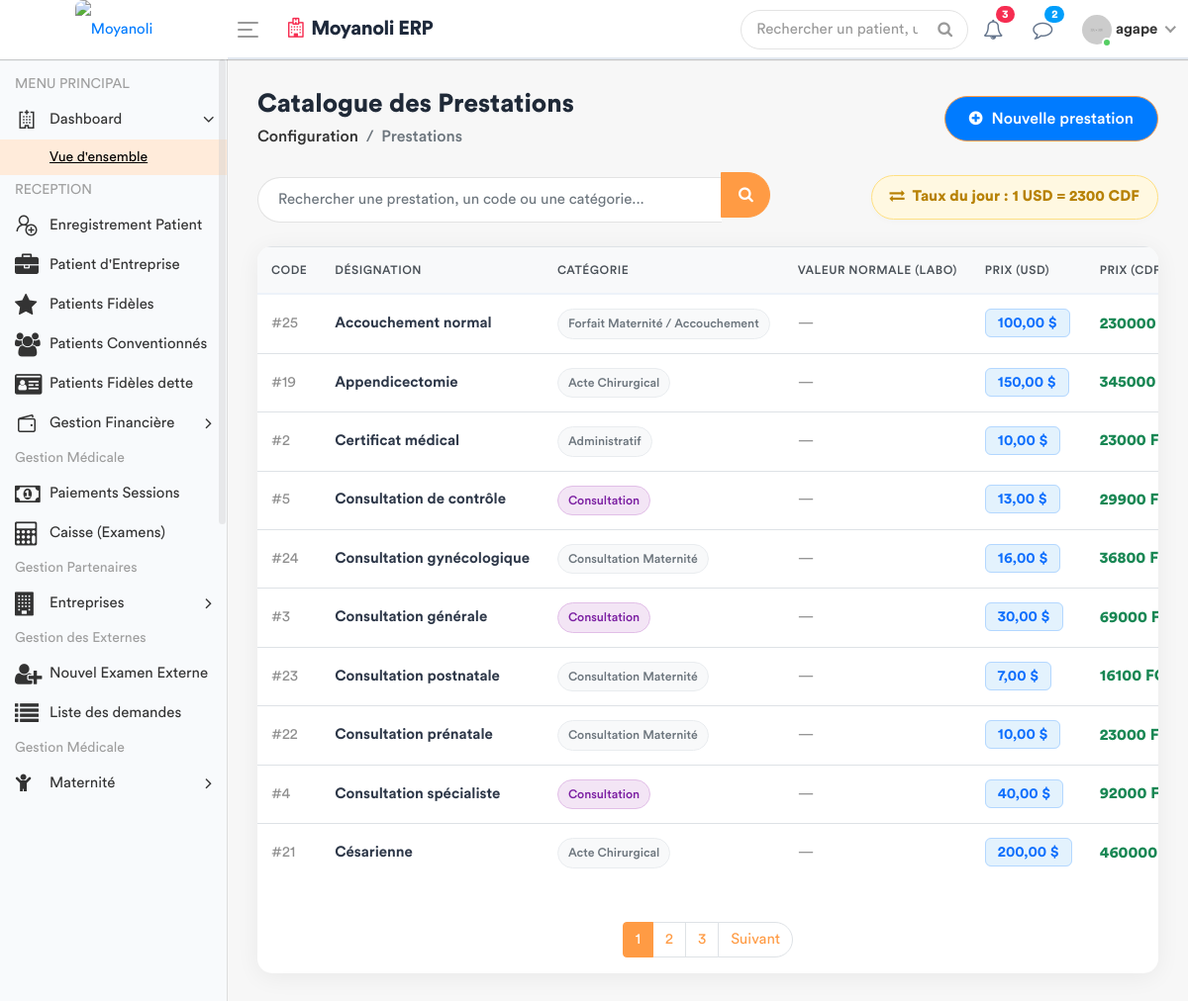
Screenshot of /prestations/ (signed in) with the database file from the repository.
### apps/models.py (models this page shows, shortened)
class ConfigurationHopital(models.Model):
    taux_usd_en_cdf = models.DecimalField(max_digits=10, decimal_places=2, default=Decimal('2500.00'))
    derniere_mise_a_jour = models.DateTimeField(auto_now=True)
    class Meta:
        verbose_name = "Configuration du Taux"

class Prestation(models.Model):
    CATEGORIES = [
        ('ADM', 'Administratif'),
        ('CONS', 'Consultation'),
        ('LABO', 'Laboratoire'),
        ('SOIN', 'Soins'),
        ('ECHO', 'Échographie'),
        ('RADIO', 'Radiologie'),
        ('SCAN', 'Scanner'),
        ('IRM', 'IRM'),
        ('CARDIO', 'Cardiographie'),
        ('GYNECO', 'Gynécographie'),
        ('ONCO', 'Oncologie'),
        ('ORTHO', 'Orthopédie'),
        ('DERMA', 'Dermatologie'),
        ('OPHTA', 'Ophtalmologie'),
        ('PSY', 'Psychiatrie'),
        ('KINE', 'Rééducation / Kinésithérapie'),
        ('MED', 'Acte Médical'),
        ('CHIR', 'Acte Chirurgical'),
        ('CONS_MAT', 'Consultation Maternité'),
        ('MAT', 'Forfait Maternité / Accouchement'),
    ]
    libelle = models.CharField(max_length=200, verbose_name="Libellé")
    categorie = models.CharField(max_length=10, choices=CATEGORIES, verbose_name="Catégorie")
    prix = models.DecimalField(max_digits=10, decimal_places=2, default=Decimal('0.00'), verbose_name="Prix (USD)")
    valeur_normale = models.CharField(
        max_length=150, blank=True, null=True,
        verbose_name="Valeur Normale / Référence (Labo uniquement)",
        help_text="Ex: 70-110 mg/dl, Négatif, etc."
    )
    class Meta:
        verbose_name = "Prestation"
        verbose_name_plural = "Prestations"

### apps/views.py (the view)
# urls.py: path('prestations/', views.gestion_prestations, name='gestion_prestations'),
@login_required
def gestion_prestations(request):
    query = request.GET.get('q')
    if query:
        prestations_list = Prestation.objects.filter(
            Q(libelle__icontains=query) | Q(categorie__icontains=query)
        ).order_by('libelle')
    else:
        prestations_list = Prestation.objects.all().order_by('libelle')
    config = ConfigurationHopital.objects.first()
    taux = config.taux_usd_en_cdf if config else 2500.00
    paginator = Paginator(prestations_list, 10)
    page_number = request.GET.get('page')
    prestations_obj = paginator.get_page(page_number)
    for item in prestations_obj:
        item.prix_cdf = item.prix * taux
    if request.method == 'POST':
        form = PrestationForm(request.POST)
        if form.is_valid():
            form.save()
            messages.success(request, "La prestation a été ajoutée avec succès.")
            return redirect('gestion_prestations')
    else:
        form = PrestationForm()
    role = Fonction.objects.filter(userKey=request.user).first()
    fonctionKey = role.fonctionKey.roleName if role and role.fonctionKey else None
    categories_list = Prestation._meta.get_field('categorie').choices
    context = {
        'prestations': prestations_obj, # On passe l'objet paginé
        'form': form,
        'taux': taux,
        'fonctionKey': fonctionKey,
        'categories_list': categories_list, # Indispensable pour la boucle dans le modal
    }
    return render(request, 'back-end/prestation/list_prestation.html', context)

### apps/forms.py (shortened to what this page needs)
class PrestationForm(forms.ModelForm):
    class Meta:
        model = Prestation
        fields = ['libelle', 'categorie', 'prix', 'valeur_normale']
        widgets = {
            'libelle': forms.TextInput(attrs={'class': 'form-control', 'placeholder': 'Ex: Goutte Épaisse'}),
            'categorie': forms.Select(attrs={'class': 'form-control', 'id': 'id_categorie'}),
            'prix': forms.NumberInput(attrs={'class': 'form-control', 'step': '0.01'}),
            'valeur_normale': forms.TextInput(attrs={
                'class': 'form-control',
                'placeholder': 'Ex: 70-110 mg/dl ou Négatif',
                'id': 'id_valeur_normale'
            }),
        }

### apps/templates/back-end/prestation/list_prestation.html (shortened to what this page needs)
<!DOCTYPE html>
{% load static %}
<html lang="fr">
    <head>
        {% include 'back-end/includes/css.html' %}
    </head>
    <body>
        <div class="main-wrapper">
            {% include 'back-end/includes/header.html' %}
            {% include 'back-end/includes/sidebar.html' %}
            <div class="page-wrapper">
                <div class="content container-fluid">
                    <div class="page-header mb-4">
                        <div class="row align-items-center">
                            <div class="col">
                                <h3 class="page-title" style="font-weight: 700; color: #1f2937;">Catalogue des Prestations</h3>
                                <ul class="breadcrumb" style="background: transparent; padding: 0;">
                                    <li class="breadcrumb-item"><a href="#">Configuration</a></li>
                                    <li class="breadcrumb-item active">Prestations</li>
                                </ul>
                            </div>
                            <div class="col-auto float-right ml-auto">
                                <a href="#" class="btn add-btn" data-toggle="modal" data-target="#add_prestation">
                                    <i class="fa fa-plus-circle"></i> Nouvelle prestation
                                </a>
                            </div>
                        </div>
                    </div>
                    <div class="row mb-4 align-items-center">
                        <div class="col-md-7">
                            <form method="GET" action="{% url 'gestion_prestations' %}" class="input-group">
                                <input type="text" name="q" class="form-control search-box" placeholder="Rechercher une prestation, un code ou une catégorie..." value="{{ request.GET.q|default:'' }}">
                                <div class="input-group-append">
                                    <button class="btn btn-primary search-btn" type="submit">
                                        <i class="fa fa-search"></i>
                                    </button>
                                </div>
                            </form>
                        </div>
                        <div class="col-md-5 text-md-right mt-3 mt-md-0">
                            <div class="d-inline-block taux-info">
                                <i class="fa fa-exchange mr-1"></i>
                                <strong>Taux du jour : 1 USD = {{ taux|floatformat:0 }} CDF</strong>
                            </div>
                        </div>
                    </div>
                    <div class="row">
                        <div class="col-md-12">
                            <div class="card card-table">
                                <div class="card-body p-0">
                                    <div class="table-responsive">
                                        <table class="table table-hover mb-0">
                                            <thead>
                                                <tr>
                                                    <th style="width: 80px;">Code</th>
                                                    <th>Désignation</th>
                                                    <th>Catégorie</th>
                                                    <th>Valeur Normale (Labo)</th>
                                                    <th>Prix (USD)</th>
                                                    <th>Prix (CDF)</th>
                                                </tr>
                                            </thead>
                                            <tbody>
                                                {% for item in prestations %}
                                                <tr>
                                                    <td><span class="text-muted">#{{ item.id }}</span></td>
                                                    <td><span style="font-weight: 600; color: #2d3748;">{{ item.libelle }}</span></td>
                                                    <td>
                                                        {% if item.categorie == 'LABO' %}
                                                            <span class="cat-badge cat-labo">{{ item.get_categorie_display }}</span>
                                                        {% elif item.categorie == 'CONS' or item.categorie == 'CONSULTATION' %}
                                                            <span class="cat-badge cat-consult">{{ item.get_categorie_display }}</span>
                                                        {% elif item.categorie == 'IMAG' or item.categorie == 'IMAGERIE' %}
                                                            <span class="cat-badge cat-imagerie">{{ item.get_categorie_display }}</span>
                                                        {% else %}
                                                            <span class="cat-badge cat-default">{{ item.get_categorie_display }}</span>
                                                        {% endif %}
                                                    </td>
                                                    <td>
                                                        {% if item.valeur_normale %}
                                                            <span class="text-valeur-normale">{{ item.valeur_normale }}</span>
                                                        {% else %}
                                                            <span class="text-muted">—</span>
                                                        {% endif %}
                                                    </td>
                                                    <td><span class="badge-usd">{{ item.prix }} $</span></td>
                                                    <td>
                                                        <span class="text-cdf">{{ item.prix_cdf|floatformat:0 }} FC</span>
                                                    </td>
                                                </tr>
                                                {% endfor %}
                                            </tbody>
                                        </table>
                                    </div>
                                    {% if prestations.has_other_pages %}
                                    <div class="mt-4 p-3">
                                        <ul class="pagination justify-content-center mb-0">
                                            {% for i in prestations.paginator.page_range %}
                                                <li class="page-item {% if prestations.number == i %}active{% endif %}">
                                                    <a class="page-link" href="?page={{ i }}{% if request.GET.q %}&q={{ request.GET.q }}{% endif %}">{{ i }}</a>
                                                </li>
                                            {% endfor %}
                                            {% if prestations.has_next %}
                                                <li class="page-item">
                                                    <a class="page-link" href="?page={{ prestations.next_page_number }}{% if request.GET.q %}&q={{ request.GET.q }}{% endif %}" style="border-radius: 0 20px 20px 0;">Suivant</a>
                                                </li>
                                            {% endif %}
                                        </ul>
                                    </div>
                                    {% endif %}
                                </div>
                            </div>
                        </div>
                    </div>
                </div>
            </div>
        </div>
    </body>
</html>

### apps/templates/back-end/includes/header.html (shortened to what this page needs)
{% load static %}
<div class="header" style="background: #ffffff; border-bottom: 2px solid #e2e8f0;">
    <div class="header-left" style="background: #ffffff;">
        <a href="{% url 'home' %}" class="logo">
            <img src="{% static 'front-end/assets/dr/logo.jpeg' %}" width="45" height="45" alt="Moyanoli" style="border-radius: 8px;">
        </a>
    </div>
    <a id="toggle_btn" href="javascript:void(0);" style="color: #007bff;">
        <span class="bar-icon">
            <span></span>
            <span></span>
            <span></span>
        </span>
    </a>
    <div class="page-title-box">
        <h3 style="color: #1e293b; font-weight: 700; letter-spacing: -0.5px;">
            <i class="fa fa-hospital-o text-danger mr-2"></i>Moyanoli ERP
        </h3>
    </div>
    <ul class="nav user-menu">
        <li class="nav-item">
            <div class="top-nav-search">
                <form action="#">
                    <input class="form-control" type="text" placeholder="Rechercher un patient, un dossier...">
                    <button class="btn" type="submit"><i class="fa fa-search"></i></button>
                </form>
            </div>
        </li>
        <li class="nav-item dropdown">
            <a href="#" class="dropdown-toggle nav-link" data-toggle="dropdown">
                <i class="fa fa-bell-o" style="color: #64748b;"></i> <span class="badge badge-pill bg-danger">3</span>
            </a>
        </li>
        <li class="nav-item dropdown">
            <a href="#" class="dropdown-toggle nav-link" data-toggle="dropdown">
                <i class="fa fa-comment-o" style="color: #64748b;"></i> <span class="badge badge-pill bg-info">2</span>
            </a>
        </li>
        <li class="nav-item dropdown has-arrow main-drop">
            <a href="#" class="dropdown-toggle nav-link" data-toggle="dropdown">
                <span class="user-img">
                    <img src="{% static 'back-end/assets/img/profiles/avatar-21.jpg' %}" alt="">
                    <span class="status online"></span>
                </span>
                <span style="font-weight: 600;">{{ user.username }}</span>
            </a>
        </li>
    </ul>
</div>

### apps/templates/back-end/prestation/list_prestation.html (style rules this page uses)
.card-table { border-radius: 15px; border: none; box-shadow: 0 4px 24px rgba(0,0,0,0.06); overflow: hidden; }
.table thead th { background-color: #f8f9fa; text-transform: uppercase; font-size: 0.75rem; letter-spacing: 0.5px; border-bottom: 2px solid #edf2f9; color: #495057; padding: 14px; }
.table tbody td { vertical-align: middle; padding: 14px; }
.badge-usd { background-color: #e3f2fd; color: #0d6efd; border: 1px solid #b3d7ff; padding: 6px 12px; font-weight: 600; border-radius: 6px; }
.text-cdf { color: #198754; font-weight: bold; font-size: 1.05em; }
.taux-info { background: #fff8e1; border: 1px solid #ffe082; color: #b78103; padding: 10px 18px; border-radius: 50px; font-size: 0.95rem; box-shadow: 0 2px 6px rgba(0,0,0,0.02); }
.cat-badge { font-size: 0.82em; padding: 5px 10px; border-radius: 30px; font-weight: 500; display: inline-block; }
.cat-consult { background-color: #f3e5f5; color: #7b1fa2; border: 1px solid #e1bee7; }
.cat-default { background-color: #f8f9fa; color: #6c757d; border: 1px solid #e9ecef; }
.add-btn { background-color: #007bff; color: white; border-radius: 50px; padding: 10px 24px; font-weight: 500; transition: all 0.2s; }
.search-box { border-radius: 30px 0 0 30px; border-right: none; padding-left: 20px; height: 46px; }
.search-btn { border-radius: 0 30px 30px 0; width: 50px; height: 46px; }

### rows the page displays
ConfigurationHopital: taux_usd_en_cdf "2300"
Prestation: id "25", libelle "Accouchement normal", categorie "Forfait Maternité / Accouchement", prix "100,00", prix_cdf "230000"
Prestation: id "19", libelle "Appendicectomie", categorie "Acte Chirurgical", prix "150,00", prix_cdf "345000"
Prestation: id "2", libelle "Certificat médical", categorie "Administratif", prix "10,00", prix_cdf "23000"
Prestation: id "5", libelle "Consultation de contrôle", categorie "Consultation", prix "13,00", prix_cdf "29900"
Prestation: id "24", libelle "Consultation gynécologique", categorie "Consultation Maternité", prix "16,00", prix_cdf "36800"
Prestation: id "3", libelle "Consultation générale", categorie "Consultation", prix "30,00", prix_cdf "69000"
Prestation: id "23", libelle "Consultation postnatale", categorie "Consultation Maternité", prix "7,00", prix_cdf "16100"
Prestation: id "22", libelle "Consultation prénatale", categorie "Consultation Maternité", prix "10,00", prix_cdf "23000"
Prestation: id "4", libelle "Consultation spécialiste", categorie "Consultation", prix "40,00", prix_cdf "92000"
Prestation: id "21", libelle "Césarienne", categorie "Acte Chirurgical", prix "200,00", prix_cdf "460000…"

### other values shown
{{ user.username }} "agape"
{{ i }} "1" "2" "3"
